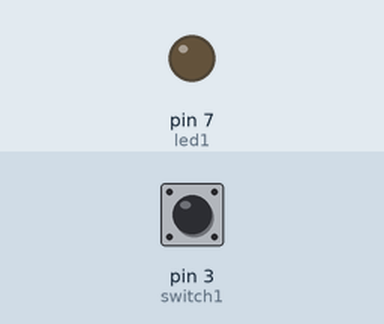
Recording of a sketch running on a simulated Arduino Uno, built with avr-gcc and run on an emulated ATmega328P. On the bench: output pins drawn as LEDs (lit = HIGH). The test bench sets the inputs (shaded band); at power-on: pin 3 (switch1) LOW.

Above: at 1.2 s.
1.3 s: pin 3 (switch1) pulled HIGH for 0.15 s
At 1.37 s:
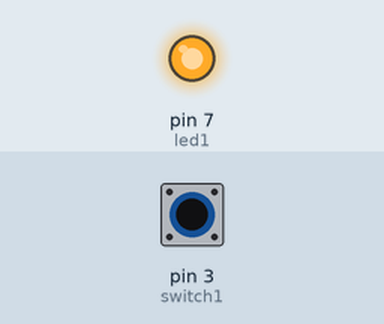
2.9 s: pin 3 (switch1) pulled HIGH for 3.2 s
At 7.5 s:
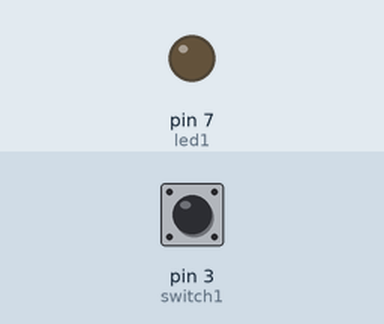
Timing chart, 0 to 9.0 s (numbered marks = the images above; inputs shaded):
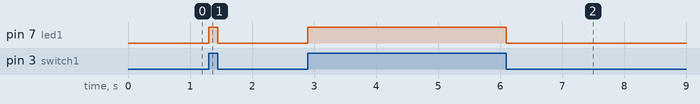

Measured:
- after the input at 1.3 s, pin 7 (led1): LOW → HIGH at once, → LOW 0.15 s later
- after the input at 2.9 s, pin 7 (led1): LOW → HIGH at once, → LOW 3.2 s later

The sketch:

sketch_jun01switch_led.ino
```cpp
const int led1 = 7;
const int switch1 = 3;
int switchstate = 0;
void setup() {
  // put your setup code here, to run once:
  pinMode(led1,OUTPUT);
  pinMode(switch1,INPUT);
}

void loop() {
  // put your main code here, to run repeatedly:
   switchstate = digitalRead(switch1);
   if(switchstate == HIGH )
    {
     digitalWrite(led1,HIGH);
     }
   else
    {
     digitalWrite(led1,LOW);
    }
}
```
